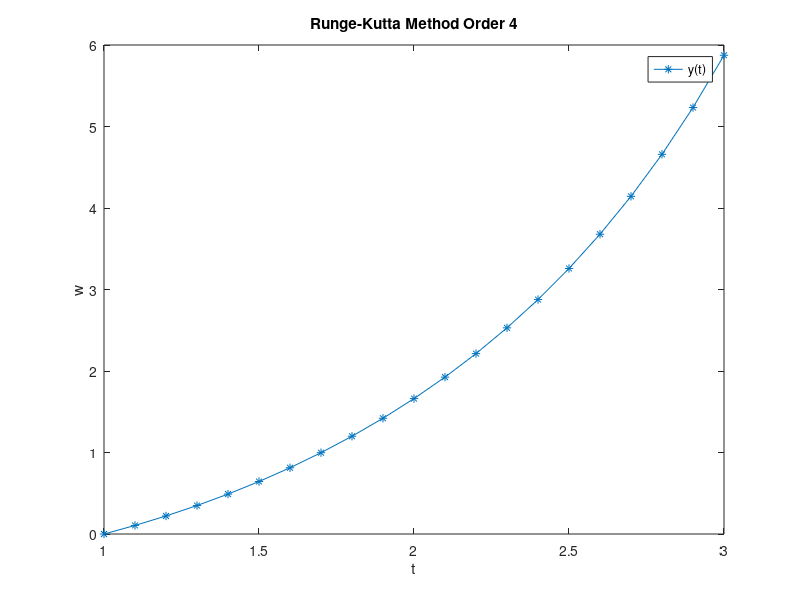

Here is the MATLAB script that generated this plot:
%Function
funct = @(t, w) 1 + (w / t) + (w / t)^2;

%Initial Variables
a = 1;
b = 3;
h = 0.1;
alpha = 0;
k = zeros(1, 4);
n = ceil((b - a) / h);
t = linspace(a, b, ((b - a) / h) + 1);
w = zeros(1, size(t, 2));
w(1) = alpha;

%Run Up To n Points
for i = 1:n
    k(1) = h * funct(t(i), w(i));
    k(2) = h * funct(t(i) + (h / 2), w(i) + 0.5 * k(1));
    k(3) = h * funct(t(i) + (h / 2), w(i) + 0.5 * k(2));
    k(4) = h * funct(t(i + 1), w(i) + k(3));
    w(i + 1) = w(i) + (1 / 6) * (k(1) + 2 * k(2) + 2 * k(3) + k(4));
end

%Graph
plot(t, w, '-*');
xlabel('t');
ylabel('w');
title('Runge-Kutta Method Order 4');
legend('y(t)', 'location', 'best');